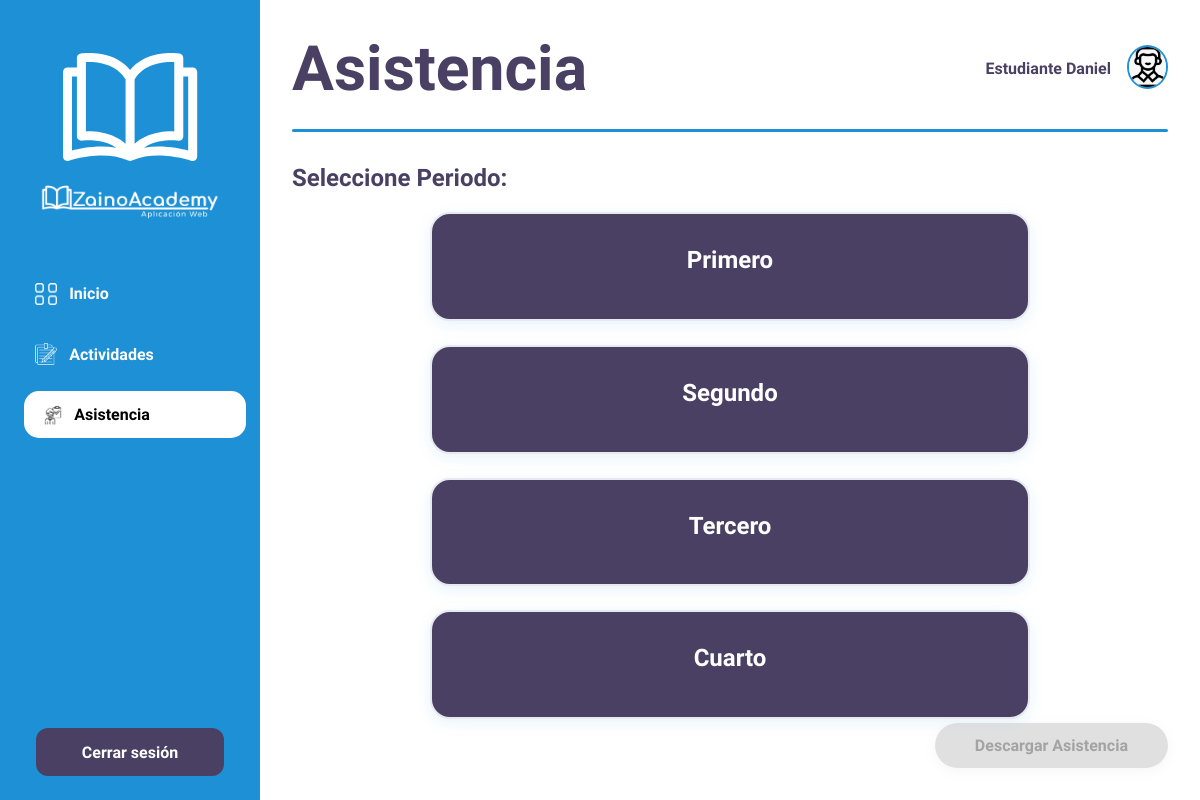
The app's page /acudientes/asistencia_list/ (signed in) with its own data.
### zainoAcademy_app/models.py (models this page shows, shortened)
class Usuario(models.Model):
    Us_id = models.AutoField(primary_key=True)
    Us_nombre = models.CharField(max_length=30)
    Us_contraseña = models.CharField(max_length=30)
    fecha_registro = models.DateField(auto_now_add=True)
    documento = models.CharField(max_length=30)
    GENERO_CHOICES = [
        ('masculino', 'Masculino'),
        ('femenino', 'Femenino'),
        ('otro', 'Otro'),
        ('prefiero_no_decir', 'Prefiero no decir'),
    ]
    genero = models.CharField(
        max_length=30,
        choices=GENERO_CHOICES,
        blank=False
    )
    correo = models.EmailField(unique=True, null=True, blank=True)
    foto_perfil_usuario = models.ImageField(upload_to='fotos_perfil/', null=True, blank=True)
    TipoUsuario = models.ForeignKey(TipoUsuario, on_delete=models.CASCADE)
    class Meta:
        db_table = 'usuario'

class Periodo(models.Model):
    Per_id = models.AutoField(primary_key=True)
    Per_nombre = models.CharField(max_length=30)
    class Meta:
        db_table = 'periodo'

### zainoAcademy_app/views.py (the view)
# urls.py: path('acudientes/asistencia_list/', views.asistencia_list_acudientes, name='asistencia_list_acudientes'),
def asistencia_list_acudientes(request):
    usuario = get_usuario_from_session(request)
    if not usuario:
        return redirect('login')
    try:
        acudiente = Acudiente.objects.get(Usuario_Us=usuario)
        estudiantes = acudiente.Estudiantes_Est.all()
    except Acudiente.DoesNotExist:
        estudiantes = []
    periodos = Periodo.objects.all()  # 👈 para listar
    return render(request, 'acudientes/asistencia_list_acudientes.html', {
        'usuario': usuario,
        'estudiantes': estudiantes,
        'periodos': periodos,
    })

### zainoAcademy_app/context_processors.py (called while the page is built)
def usuario_context(request):
    usuario = None
    try:
        usuario = get_usuario_from_session(request)
    except:
        pass
    return {"usuario": usuario}

### zainoAcademy_app/views.py (called while the page is built)
def get_usuario_from_session(request):
    usuario_id = request.session.get('usuario_id')
    if usuario_id:
        try:
            return Usuario.objects.get(Us_id=usuario_id)
        except Usuario.DoesNotExist:
            return None
    return None

### zainoAcademy_app/templates/acudientes/asistencia_list_acudientes.html (shortened to what this page needs)
<!DOCTYPE html>
{% load static %}
<html lang="es">
<head>
    <link rel="stylesheet" href="{% static 'css/acudientes/asistencia_list_acudientes.css' %}">
</head>
<body class="dashboard-page">
    <aside class="sidebar">
        <div class="logo">
            <a href="{% url 'dashboard_acudientes' %}"><img src="{% static 'images/acudientes/Favicon.png' %}" alt="Logo Libro"/></a>
            <a href="{% url 'dashboard_acudientes' %}"><img src="{% static 'images/acudientes/LogoNormal-removebg-preview.png' %}" alt="Logo Zaino Academy" /></a>
        </div>
        <nav>
            <ul class="nav-list">
                <li><a href="{% url 'dashboard_acudientes' %}" class="nav-item">
                    <img src="{% static 'images/acudientes/inicio.png' %}" class="nav-icon" alt="Inicio"> Inicio
                </a></li>
                <li><a href="{% url 'actividades_acudientes' %}" class="nav-item">
                    <img src="{% static 'images/acudientes/actividades.png' %}" class="nav-icon" alt="Actividades"> Actividades
                </a></li>
                <li><a href="{% url 'asistencia_acudientes' %}" class="nav-item active">
                    <img src="{% static 'images/acudientes/asistencia.png' %}" class="nav-icon" alt="Asistencia"> Asistencia
                </a></li>
            </ul>
        </nav>
        <div class="logout-container">
            <form method="POST" action="{% url 'login' %}">
                <button type="button" class="logout-btn" onclick="openModal()">Cerrar sesión</button>
            </form>
        </div>
    </aside>
    <main class="main-content">
        <header class="page-header">
            <h1 class="page-title">Asistencia</h1>
            <div class="header-icons">
                <span class="user-name">{{ usuario.Us_nombre }}</span>
                <a href="{% url 'editar_perfil_acudientes' %}">
                    <img src="{% static 'images/acudientes/perfil.png' %}" class="user-avatar" alt="Perfil">
                </a>
            </div>
        </header>
        <div class="divider-line"></div>
        <div class="asistencia-content">
            <h2 class="section-title">Seleccione Periodo:</h2>
            {% if periodos %}
                <div class="periodos-container">
                    {% for periodo in periodos %}
                        <div class="periodo-card" onclick="selectPeriodo('{{ periodo.Per_id }}')" data-periodo-id="{{ periodo.Per_id }}">
                            <h3 class="periodo-name">{{ periodo.Per_nombre }}</h3>
                        </div>
                    {% endfor %}
                </div>
                <div class="descargar-container">
                    <button id="descargar-btn" class="btn-pdf" disabled onclick="descargarReporte()">
                        Descargar Asistencia
                    </button>
                </div>
            {% else %}
                <p>No hay periodos disponibles</p>
            {% endif %}
        </div>
    </main>
</body>
</html>

### static/css/acudientes/asistencia_list_acudientes.css (style rules this page uses)
* { box-sizing: border-box; margin: 0; padding: 0; }
html, body { height: 100%; }
.dashboard-page { font-family: "Comfortaa", sans-serif; background-color: #f5f6fa; display: flex; min-height: 100vh; color: #4a4063; overflow-x: hidden; }
.sidebar { width: 260px; background-color: #1e91d6; padding: 2rem 1.2rem; color: #fff; position: fixed; top: 0; left: 0; bottom: 0; overflow-y: auto; z-index: 100; }
.logo { text-align: center; margin-bottom: 3rem; }
.logo img { max-width: 180px; display: block; margin-left: auto; margin-right: auto; filter: brightness(0) invert(1); }
.nav-list { list-style: none; padding: 0; }
.nav-item { display: flex; align-items: center; padding: 0.8rem 1rem; font-size: 1rem; font-weight: 600; border-radius: 15px; transition: all 0.3s ease; text-decoration: none; color: #fff; margin-bottom: 0.8rem; }
.nav-item:hover, .nav-item.active { background-color: #ffffff; color: #000000; transform: translateX(5px); }
.nav-item img.nav-icon { width: 22px; height: 22px; margin-right: 12px; filter: brightness(0) invert(1); transition: filter 0.3s ease; }
.nav-item:hover img.nav-icon, .nav-item.active img.nav-icon { filter:invert(); }
.logout-container { position: absolute; bottom: 1.5rem; left: 1.2rem; right: 1.2rem; text-align: center; }
.logout-btn { display: inline-block; width: 85%; background-color: #4a4063; color: #fff; padding: 0.9rem 1.2rem; border-radius: 12px; font-weight: 600; font-family: "Comfortaa", sans-serif; font-size: 1rem; border: none; cursor: pointer; transition: background 0.3s ease, transform 0.2s ease; }
.main-content { margin-left: 260px; width: calc(100% - 260px); padding: 2rem; background-color: #ffffff; min-height: 100vh; overflow-x: hidden; }
.page-header { display: flex; justify-content: space-between; align-items: center; margin-bottom: 1.5rem; }
.page-title { font-size: 3.9rem; font-weight: bold; color: #4a4063; font-family: 'Comfortaa', sans-serif; }
.header-icons { display: flex; align-items: center; gap: 1rem; }
.user-name { font-weight: 600; font-size: 1rem; color: #4a4063; }
.user-avatar { width: 41px; height: 44px; border-radius: 50%; object-fit: cover; cursor: pointer; border: 2px solid #1e91d6; transition: transform 0.2s ease, border-color 0.2s ease; }
.divider-line { width: 100%; height: 3px; background: #1e91d6; margin: 1rem 0 2rem; border-radius: 2px; }
.asistencia-content { margin-top: 10px; text-align: left; }
.section-title { font-size: 1.5rem; font-weight: 700; color: #4a4063; margin-bottom: 20px; font-weight: 600; }
.periodos-container { display: flex; flex-direction: column; gap: 1.5rem; max-width: 600px; margin: 0 auto; }
.periodo-card { background: #4a4063; border: 2px solid #e8e9f0; border-radius: 20px; padding: 2rem; box-shadow: 0 4px 15px rgba(30, 145, 214, 0.1); transition: all 0.3s ease; cursor: pointer; user-select: none; position: relative; }
.periodo-name { font-size: 1.5rem; font-weight: 700; color: #ffffff; margin-bottom: 0.8rem; font-family: 'Comfortaa', sans-serif; text-align: center; }
.descargar-container { position: fixed; bottom: 2rem; right: 2rem; z-index: 50; }
.descargar-btn, .btn-pdf { display: inline-block; background: #cccccc; color: #666666; padding: 0.8rem 2.5rem; border: none; border-radius: 25px; font-size: 1rem; font-weight: 600; font-family: 'Comfortaa', sans-serif; cursor: not-allowed; transition: all 0.3s ease; box-shadow: 0 3px 12px rgba(204, 204, 204, 0.3); min-width: 120px; text-decoration: none; text-align: center; opacity: 0.6; }

### records on screen
Usuario: Us_nombre "Estudiante Daniel"
Periodo: Per_nombre "Primero"
Periodo: Per_nombre "Segundo"
Periodo: Per_nombre "Tercero"
Periodo: Per_nombre "Cuarto"
